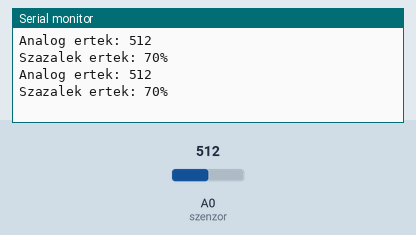
This sketch was run on a simulated Arduino Uno, built with avr-gcc and run on an emulated ATmega328P. Shown: the last lines printed to the serial monitor. The inputs (shaded band) are chosen by the test bench; at power-on: A0 (szenzor) = 512.

Above: at 1.8 s.
1.9 s: A0 (szenzor) set to 716
At 2.8 s:
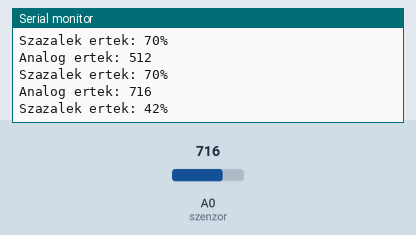
3.4 s: A0 (szenzor) set to 900
At 4.8 s:
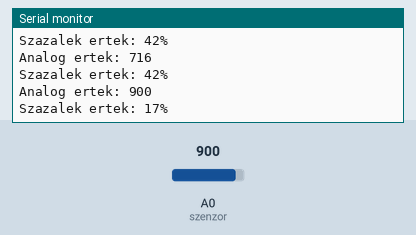
Timing chart, 0 to 6.4 s (numbered marks = the images above; inputs shaded):
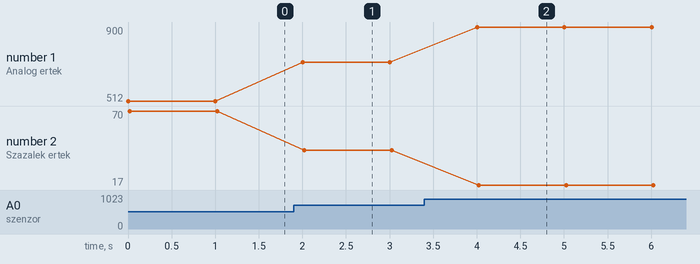

Measured:
- after the input at 1.9 s, the serial monitor: prints a new line after 0.10 s (image 1)
- after the input at 3.4 s, the serial monitor: prints a new line after 0.60 s (image 2)
- plotted number 1: 512 → 716 after the input at 1.9 s, 716 → 900 after the input at 3.4 s
- plotted number 2: 70 → 42 after the input at 1.9 s, 42 → 17 after the input at 3.4 s

The sketch:

Talajnedvesseg.ino
```cpp
/*
57. rész - A talajnedvesség mérés

Magyar Arduino Labor, 2018.04.24.

*/

int szenzor = A0;
int ertek = 0;
int szazalek = 0;

void setup() {
  Serial.begin(9600);
}

void loop() {

  ertek = analogRead(szenzor);
  szazalek = map(ertek, 1023, 300, 0, 100);

  Serial.print("Analog ertek: ");
  Serial.println(ertek);
  Serial.print("Szazalek ertek: ");
  Serial.print(szazalek);
  Serial.println("%");

  delay(1000);
}
```
